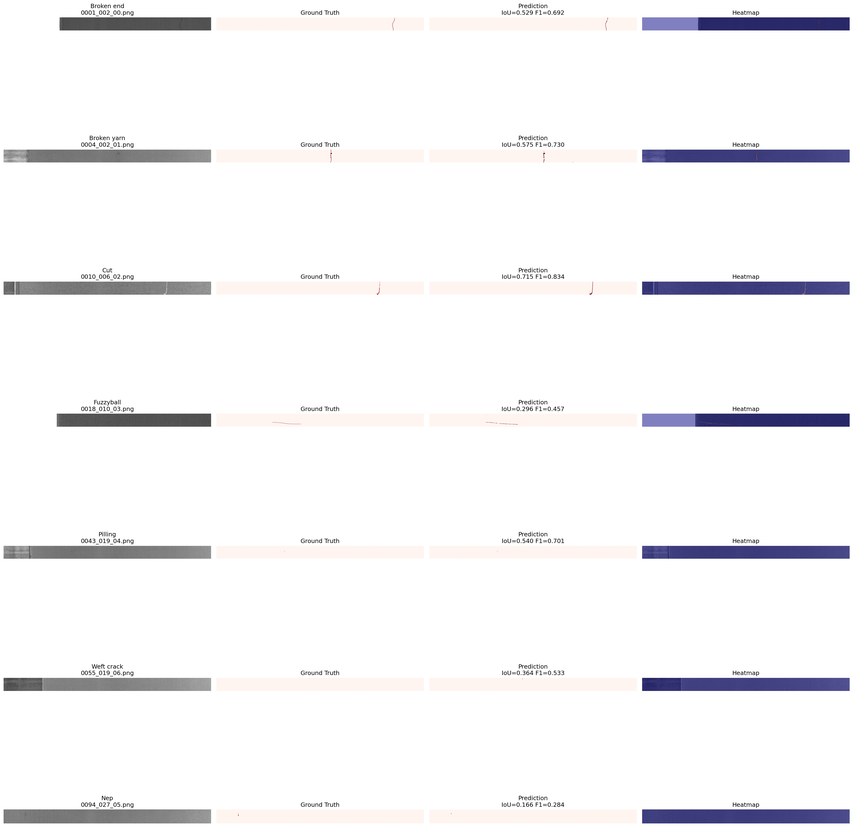
#> input picture apresentacao/segmentation_examples.png, 853 x 827 px, shrunk from 3584 x 3477 before the run
$ python -i histogram_otsu.py   (imports and definitions only)
#> lines starting #> are read from the running program, lines starting #| are printed output that depends on the picture; after the words box and inside, x2 and y2 are one past the last pixel; in counts of white or black regions, pixels touching at a corner belong together
#> further down, picture is the input picture: shape (827, 853, 3); mean B, G, R 246.4, 244.9, 245.5
import cv2
import numpy as np
from typing import Tuple


class HistogramOtsuDetector:
    def __init__(self, blur_kernel: int = 5, min_area: int = 100):
        self.blur_kernel = blur_kernel
        self.min_area = min_area

    def preprocess(self, image: np.ndarray) -> np.ndarray:
        gray = cv2.cvtColor(image, cv2.COLOR_BGR2GRAY) if len(image.shape) == 3 else image
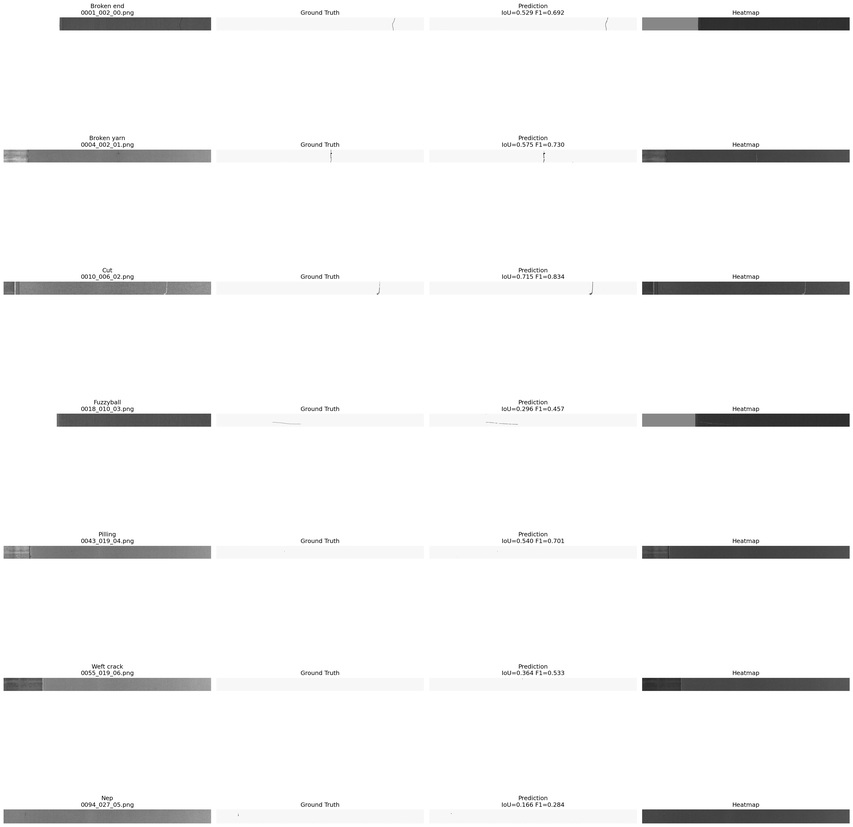
#> gray: shape (827, 853); min 19, max 255, mean 245.3
        blurred = cv2.GaussianBlur(gray, (self.blur_kernel, self.blur_kernel), 0)
        return blurred

    def otsu_threshold(self, image: np.ndarray) -> Tuple[np.ndarray, float]:
        gray = self.preprocess(image)
        threshold_value, binary = cv2.threshold(
            gray, 0, 255, cv2.THRESH_BINARY_INV + cv2.THRESH_OTSU
        )
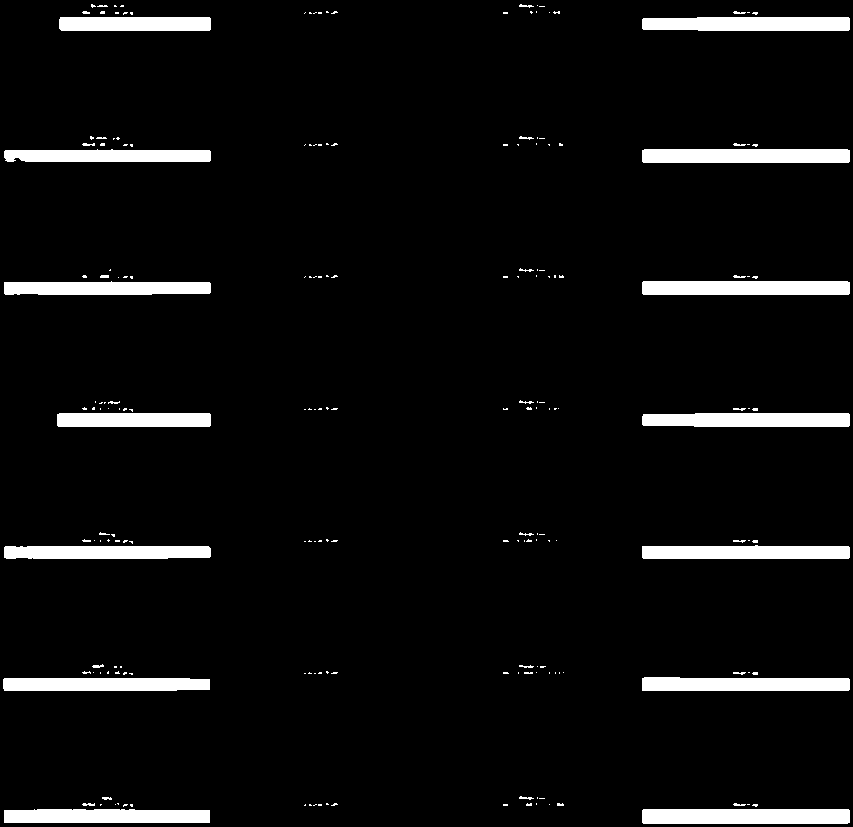
#> binary: shape (827, 853); 5.5% white; 200 white regions (166 under 20 px), largest, box (x1, y1, x2, y2) and area: (642, 809, 850, 824) 3115, (642, 281, 850, 295) 2907, (642, 149, 850, 163) 2906
#> threshold_value = 180
        return binary, threshold_value

    def multi_otsu(self, image: np.ndarray, levels: int = 3) -> np.ndarray:
        from skimage.filters import threshold_multiotsu

        gray = self.preprocess(image)
        thresholds = threshold_multiotsu(gray, classes=levels)
        regions = np.digitize(gray, bins=thresholds)
        return (regions * (255 // (levels - 1))).astype(np.uint8)

    def adaptive_threshold(self, image: np.ndarray) -> np.ndarray:
        gray = self.preprocess(image)
        return cv2.adaptiveThreshold(
            gray, 255, cv2.ADAPTIVE_THRESH_GAUSSIAN_C,
            cv2.THRESH_BINARY_INV, 21, 5,
        )

    def detect_defects(
        self, image: np.ndarray, method: str = "otsu"
    ) -> Tuple[np.ndarray, list]:
        if method == "otsu":
            binary, _ = self.otsu_threshold(image)
        elif method == "multi_otsu":
            segmented = self.multi_otsu(image)
            binary = cv2.threshold(segmented, segmented.mean(), 255, cv2.THRESH_BINARY)[1]
        elif method == "adaptive":
            binary = self.adaptive_threshold(image)
        else:
            raise ValueError(f"Unknown method: {method}")

        kernel = cv2.getStructuringElement(cv2.MORPH_ELLIPSE, (5, 5))
        cleaned = cv2.morphologyEx(binary, cv2.MORPH_CLOSE, kernel)
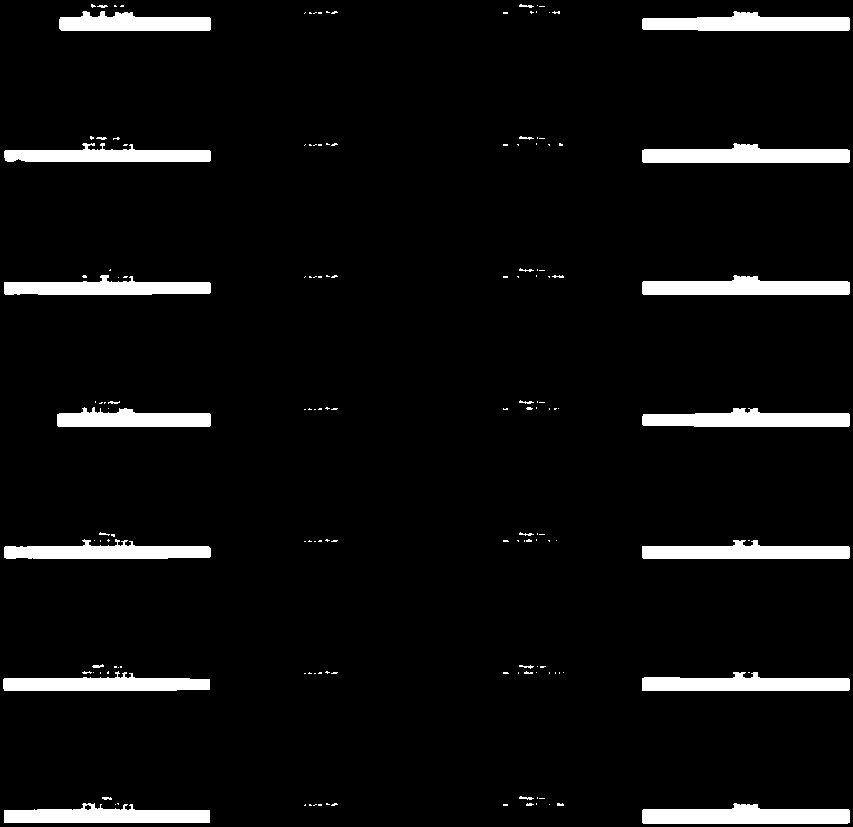
#> cleaned: shape (827, 853); 5.7% white; 153 white regions (125 under 20 px), largest, box (x1, y1, x2, y2) and area: (642, 803, 850, 824) 3238, (642, 275, 850, 295) 3030, (642, 143, 850, 163) 3029
        cleaned = cv2.morphologyEx(cleaned, cv2.MORPH_OPEN, kernel)
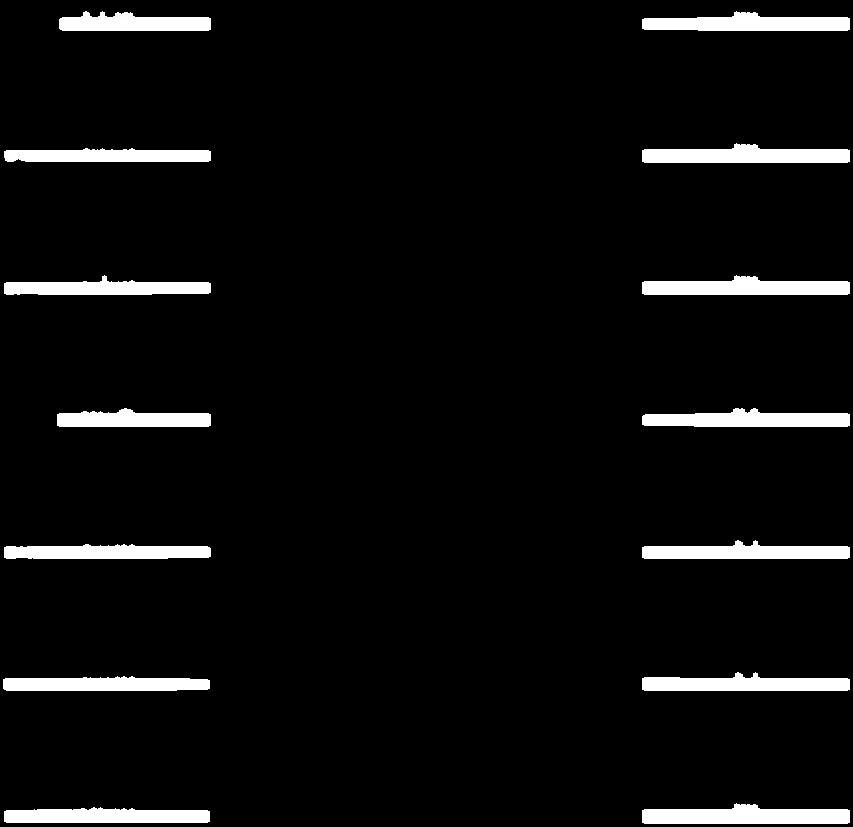
#> cleaned: shape (827, 853); 5.4% white; 14 white regions

        contours, _ = cv2.findContours(cleaned, cv2.RETR_EXTERNAL, cv2.CHAIN_APPROX_SIMPLE)
#> contours = 14 contours; largest, box (x1, y1, x2, y2) and area: (642, 803, 850, 824) 3008, (642, 275, 850, 295) 2800, (642, 143, 850, 163) 2800, (642, 11, 850, 31) 2690, (642, 408, 850, 427) 2672
        defects = [c for c in contours if cv2.contourArea(c) >= self.min_area]
#> defects has the same summary as contours

        mask = np.zeros_like(cleaned)
        cv2.drawContours(mask, defects, -1, 255, -1)
        return mask, defects

    def analyze_histogram(self, image: np.ndarray) -> dict:
        gray = cv2.cvtColor(image, cv2.COLOR_BGR2GRAY) if len(image.shape) == 3 else image
        hist = cv2.calcHist([gray], [0], None, [256], [0, 256]).flatten()

        return {
            "mean": float(gray.mean()),
            "std": float(gray.std()),
            "median": float(np.median(gray)),
            "skewness": float(((gray.astype(float) - gray.mean()) ** 3).mean() / (gray.std() ** 3 + 1e-8)),
            "histogram": hist,
            "is_dark": gray.mean() < 80,
            "is_bright": gray.mean() > 200,
            "is_low_contrast": gray.std() < 30,
        }

>>> import cv2
>>> picture = cv2.imread('../apresentacao/segmentation_examples.png')
>>> result = HistogramOtsuDetector().detect_defects(picture)

$ run again, on apresentacao/per_defect_performance.png
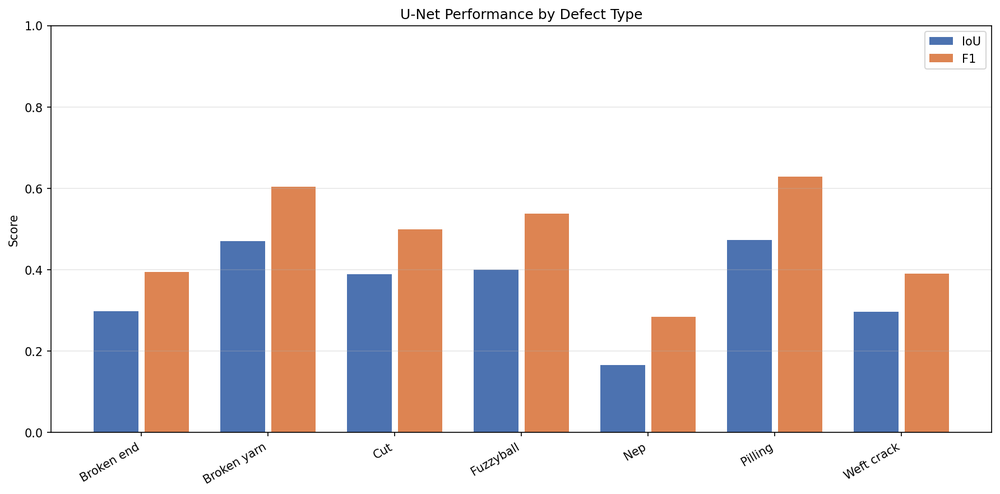
#> input picture apresentacao/per_defect_performance.png, 1000 x 494 px, shrunk from 1784 x 881 before the run
#> picture is the input picture: shape (494, 1000, 3); mean B, G, R 223.9, 224.3, 231.6
#> in otsu_threshold, `threshold_value, binary = cv2.threshold( gray, 0, 255, cv2.THRESH_BINA..`:
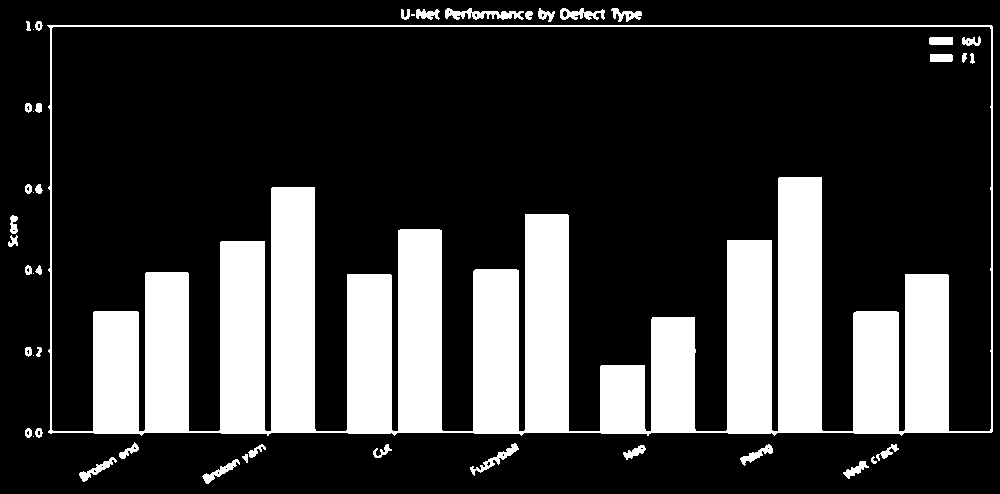
#> binary: shape (494, 1000); 23.4% white; 46 white regions (7 under 20 px), largest, box (x1, y1, x2, y2) and area: (47, 25, 993, 436) 110746, (445, 8, 524, 20) 504, (470, 443, 519, 476) 335
#> threshold_value = 196
#> in detect_defects, `cleaned = cv2.morphologyEx(cleaned, cv2.MORPH_OPEN, kernel)`:
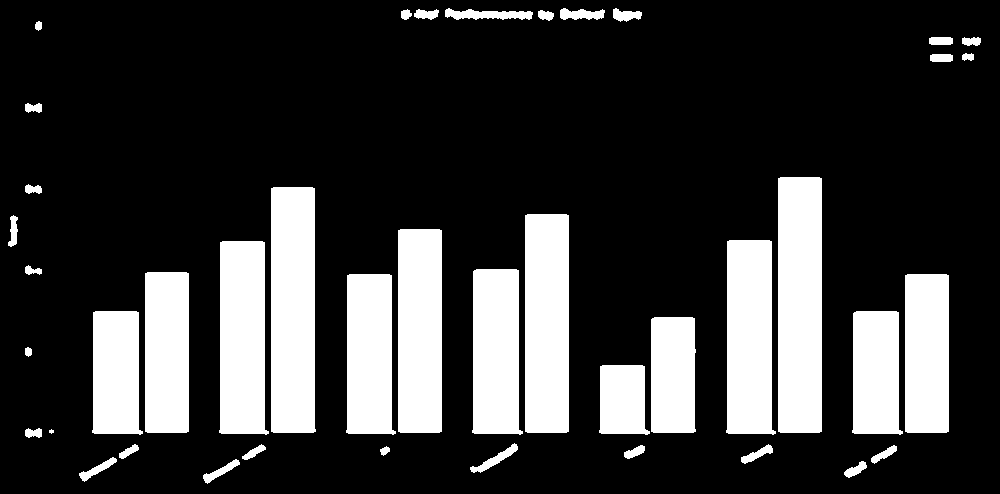
#> cleaned: shape (494, 1000); 22.6% white; 42 white regions (1 under 20 px)
#> contours = 42 contours, 1 with area under 20; largest, box (x1, y1, x2, y2) and area: (778, 177, 822, 433) 10959, (271, 187, 316, 433) 10532, (525, 214, 569, 433) 9368, (398, 229, 442, 433) 8723, (726, 240, 776, 435) 8504
#> defects = 35 contours; largest, box (x1, y1, x2, y2) and area: (778, 177, 822, 433) 10959, (271, 187, 316, 433) 10532, (525, 214, 569, 433) 9368, (398, 229, 442, 433) 8723, (726, 240, 776, 435) 8504
#> mask: shape (494, 1000); 22.5% white; 35 white regions, largest, box (x1, y1, x2, y2) and area: (778, 177, 822, 433) 11256, (271, 187, 316, 433) 10820, (525, 214, 569, 433) 9628

$ run again, on apresentacao/training_curves.png
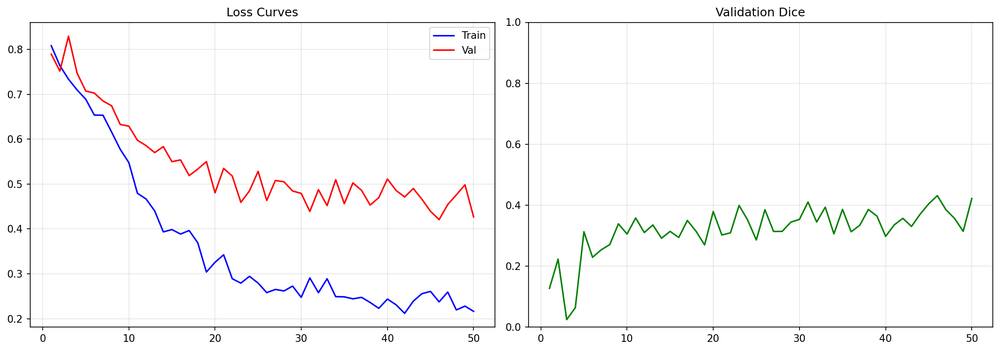
#> input picture apresentacao/training_curves.png, 1000 x 351 px, shrunk from 2085 x 732 before the run
#> picture is the input picture: shape (351, 1000, 3); mean B, G, R 249.4, 249.1, 249.6
#> in otsu_threshold, `threshold_value, binary = cv2.threshold( gray, 0, 255, cv2.THRESH_BINA..`:
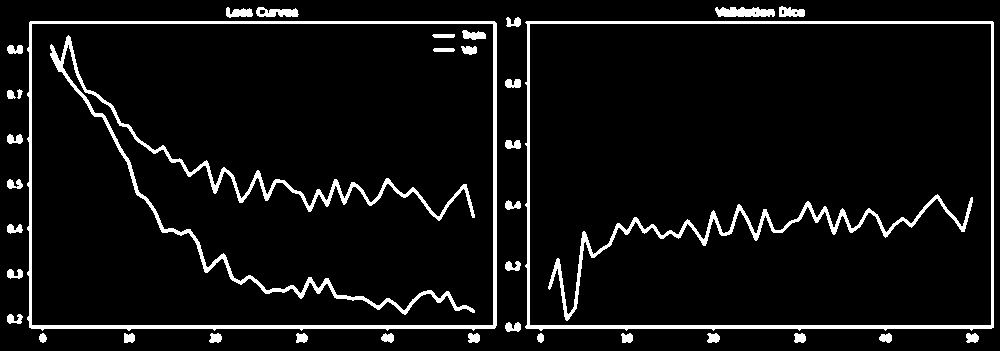
#> binary: shape (351, 1000); 6.6% white; 38 white regions, largest, box (x1, y1, x2, y2) and area: (27, 21, 497, 331) 5454, (50, 35, 475, 315) 5310, (525, 21, 994, 331) 5130
#> threshold_value = 220
#> contours = 137 contours, 43 with area under 20; largest, box (x1, y1, x2, y2) and area: (715, 6, 805, 24) 712, (226, 7, 298, 24) 572, (50, 50, 65, 73) 166, (965, 325, 979, 343) 149, (467, 325, 480, 343) 149
#> defects = 20 contours; largest, box (x1, y1, x2, y2) and area: (715, 6, 805, 24) 712, (226, 7, 298, 24) 572, (50, 50, 65, 73) 166, (965, 325, 979, 343) 149, (467, 325, 480, 343) 149
#> in detect_defects, `cv2.drawContours(mask, defects, -1, 255, -1)`:
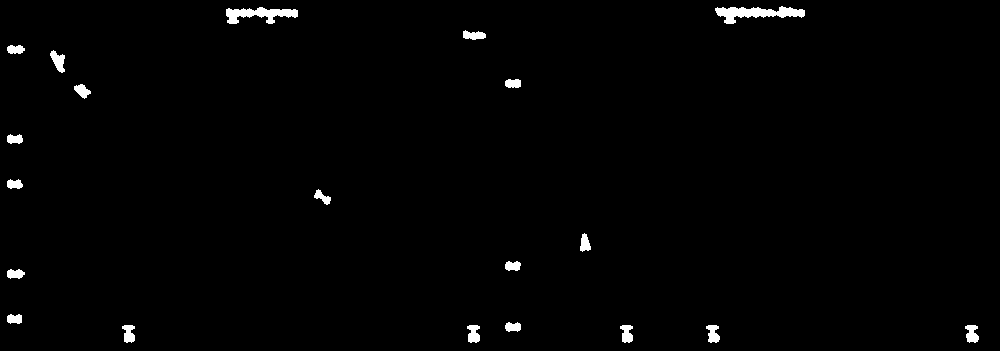
#> mask: shape (351, 1000); 1.2% white; 20 white regions, largest, box (x1, y1, x2, y2) and area: (715, 6, 805, 24) 816, (226, 7, 298, 24) 667, (50, 50, 65, 73) 195
